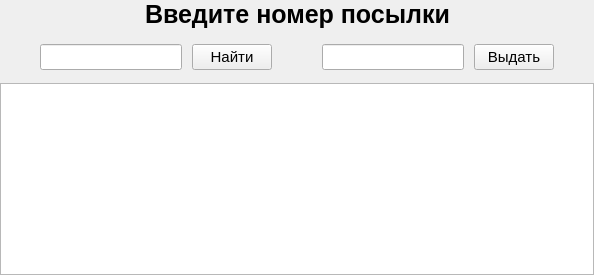
         <widget class="QWidget" name="tab_7">
          <attribute name="title">
           <string>Выдать</string>
          </attribute>
          <layout class="QVBoxLayout" name="verticalLayout_19">
           <property name="spacing">
            <number>0</number>
           </property>
           <property name="leftMargin">
            <number>0</number>
           </property>
           <property name="topMargin">
            <number>0</number>
           </property>
           <property name="rightMargin">
            <number>0</number>
           </property>
           <property name="bottomMargin">
            <number>0</number>
           </property>
           <item>
            <layout class="QVBoxLayout" name="verticalLayout_18">
             <property name="spacing">
              <number>3</number>
             </property>
             <property name="bottomMargin">
              <number>0</number>
             </property>
             <item>
              <layout class="QVBoxLayout" name="verticalLayout_17">
               <property name="spacing">
                <number>15</number>
               </property>
               <property name="bottomMargin">
                <number>10</number>
               </property>
               <item>
                <layout class="QHBoxLayout" name="horizontalLayout_15">
                 <property name="spacing">
                  <number>0</number>
                 </property>
                 <item>
                  <spacer name="horizontalSpacer_11">
                   <property name="orientation">
                    <enum>Qt::Horizontal</enum>
                   </property>
                   <property name="sizeHint" stdset="0">
                    <size>
                     <width>40</width>
                     <height>20</height>
                    </size>
                   </property>
                  </spacer>
                 </item>
                 <item>
                  <widget class="QLabel" name="label_10">
                   <property name="font">
                    <font>
                     <pointsize>19</pointsize>
                     <weight>75</weight>
                     <bold>true</bold>
                    </font>
                   </property>
                   <property name="text">
                    <string>Введите номер посылки</string>
                   </property>
                  </widget>
                 </item>
                 <item>
                  <spacer name="horizontalSpacer_12">
                   <property name="orientation">
                    <enum>Qt::Horizontal</enum>
                   </property>
                   <property name="sizeHint" stdset="0">
                    <size>
                     <width>40</width>
                     <height>20</height>
                    </size>
                   </property>
                  </spacer>
                 </item>
                </layout>
               </item>
               <item>
                <layout class="QHBoxLayout" name="horizontalLayout_16">
                 <property name="spacing">
                  <number>10</number>
                 </property>
                 <item>
                  <spacer name="horizontalSpacer_13">
                   <property name="orientation">
                    <enum>Qt::Horizontal</enum>
                   </property>
                   <property name="sizeHint" stdset="0">
                    <size>
                     <width>40</width>
                     <height>20</height>
                    </size>
                   </property>
                  </spacer>
                 </item>
                 <item>
                  <widget class="QLineEdit" name="S2_p2_lineEdit1">
                   <property name="font">
                    <font>
                     <pointsize>11</pointsize>
                    </font>
                   </property>
                  </widget>
                 </item>
                 <item>
                  <widget class="QPushButton" name="S2_p2_Button1">
                   <property name="font">
                    <font>
                     <pointsize>11</pointsize>
                    </font>
                   </property>
                   <property name="text">
                    <string>Найти</string>
                   </property>
                   <property name="autoDefault">
                    <bool>true</bool>
                   </property>
                   <property name="default">
                    <bool>false</bool>
                   </property>
                  </widget>
                 </item>
                 <item>
                  <spacer name="horizontalSpacer_15">
                   <property name="orientation">
                    <enum>Qt::Horizontal</enum>
                   </property>
                   <property name="sizeHint" stdset="0">
                    <size>
                     <width>40</width>
                     <height>20</height>
                    </size>
                   </property>
                  </spacer>
                 </item>
                 <item>
                  <widget class="QLineEdit" name="S2_p2_lineEdit2">
                   <property name="font">
                    <font>
                     <pointsize>11</pointsize>
                    </font>
                   </property>
                  </widget>
                 </item>
                 <item>
                  <widget class="QPushButton" name="S2_p2_Button2">
                   <property name="font">
                    <font>
                     <pointsize>11</pointsize>
                    </font>
                   </property>
                   <property name="text">
                    <string>Выдать</string>
                   </property>
                   <property name="autoDefault">
                    <bool>true</bool>
                   </property>
                   <property name="default">
                    <bool>false</bool>
                   </property>
                  </widget>
                 </item>
                 <item>
                  <spacer name="horizontalSpacer_14">
                   <property name="orientation">
                    <enum>Qt::Horizontal</enum>
                   </property>
                   <property name="sizeHint" stdset="0">
                    <size>
                     <width>40</width>
                     <height>20</height>
                    </size>
                   </property>
                  </spacer>
                 </item>
                </layout>
               </item>
              </layout>
             </item>
             <item>
              <widget class="QTableView" name="S2_p2_tableView1">
               <property name="font">
                <font>
                 <pointsize>10</pointsize>
                </font>
               </property>
               <property name="cursor" stdset="0">
                <cursorShape>PointingHandCursor</cursorShape>
               </property>
               <property name="focusPolicy">
                <enum>Qt::ClickFocus</enum>
               </property>
               <attribute name="verticalHeaderVisible">
                <bool>false</bool>
               </attribute>
              </widget>
             </item>
            </layout>
           </item>
          </layout>
         </widget>
